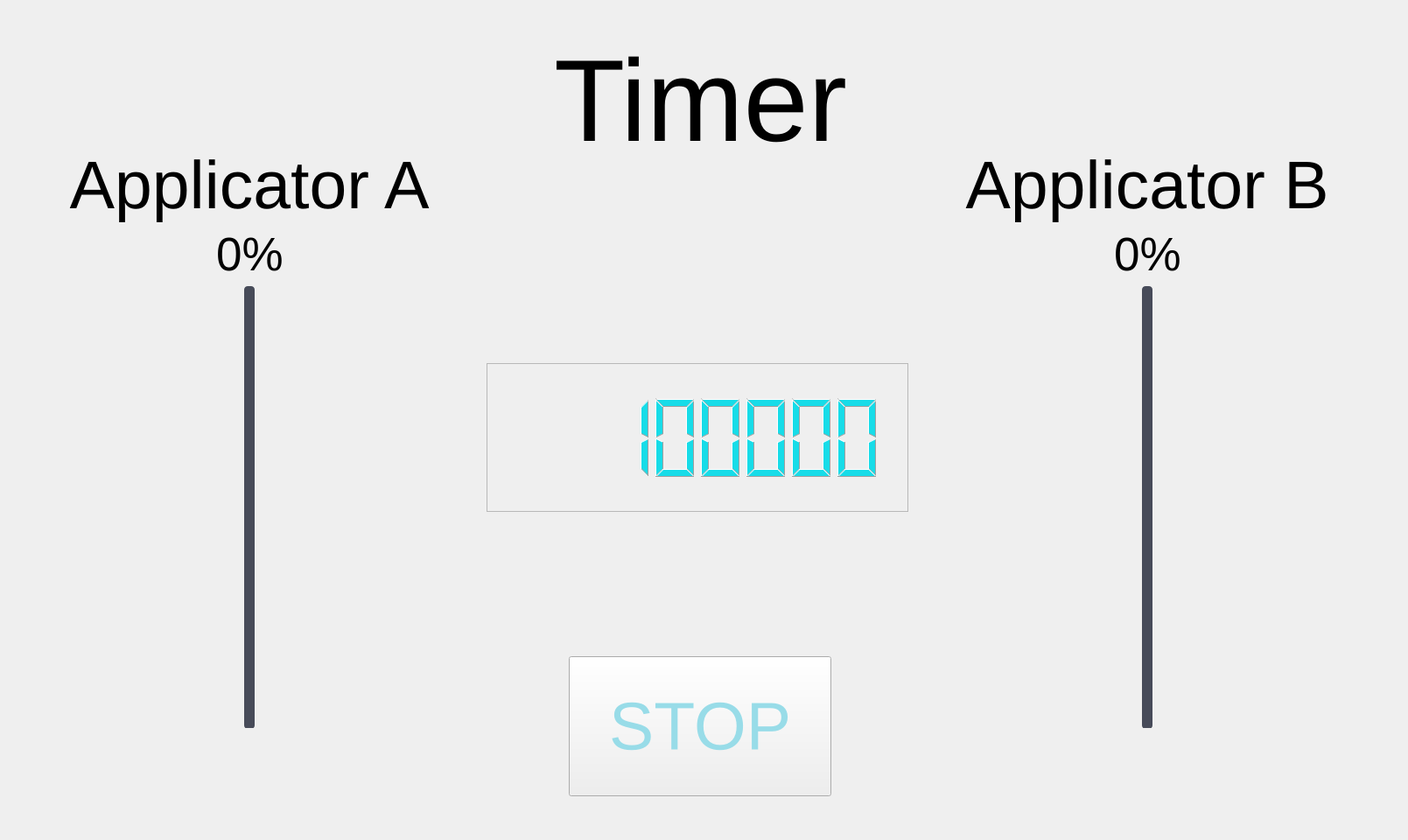
      <widget class="QWidget" name="timer_screen">
       <widget class="QFrame" name="frame">
        <property name="geometry">
         <rect>
          <x>0</x>
          <y>150</y>
          <width>1600</width>
          <height>700</height>
         </rect>
        </property>
        <layout class="QHBoxLayout" name="horizontalLayout_25">
         <item>
          <spacer name="horizontalSpacer_46">
           <property name="orientation">
            <enum>Qt::Horizontal</enum>
           </property>
           <property name="sizeType">
            <enum>QSizePolicy::Minimum</enum>
           </property>
           <property name="sizeHint" stdset="0">
            <size>
             <width>30</width>
             <height>20</height>
            </size>
           </property>
          </spacer>
         </item>
         <item>
          <widget class="QFrame" name="frame">
           <property name="sizePolicy">
            <sizepolicy hsizetype="Fixed" vsizetype="Preferred">
             <horstretch>0</horstretch>
             <verstretch>0</verstretch>
            </sizepolicy>
           </property>
           <layout class="QVBoxLayout" name="verticalLayout_12">
            <item>
             <widget class="QLabel" name="label_9">
              <property name="font">
               <font>
                <family>Segoe UI</family>
                <pointsize>58</pointsize>
               </font>
              </property>
              <property name="text">
               <string>Applicator A</string>
              </property>
              <property name="alignment">
               <set>Qt::AlignCenter</set>
              </property>
             </widget>
            </item>
            <item>
             <layout class="QHBoxLayout" name="horizontalLayout_23">
              <item>
               <spacer name="horizontalSpacer_42">
                <property name="orientation">
                 <enum>Qt::Horizontal</enum>
                </property>
                <property name="sizeHint" stdset="0">
                 <size>
                  <width>40</width>
                  <height>20</height>
                 </size>
                </property>
               </spacer>
              </item>
              <item>
               <widget class="QLabel" name="txt_app_a_indicator">
                <property name="font">
                 <font>
                  <family>Segoe UI</family>
                  <pointsize>40</pointsize>
                 </font>
                </property>
                <property name="text">
                 <string>0%</string>
                </property>
                <property name="alignment">
                 <set>Qt::AlignCenter</set>
                </property>
               </widget>
              </item>
              <item>
               <spacer name="horizontalSpacer_43">
                <property name="orientation">
                 <enum>Qt::Horizontal</enum>
                </property>
                <property name="sizeHint" stdset="0">
                 <size>
                  <width>40</width>
                  <height>20</height>
                 </size>
                </property>
               </spacer>
              </item>
             </layout>
            </item>
            <item>
             <layout class="QHBoxLayout" name="horizontalLayout_24">
              <item>
               <spacer name="horizontalSpacer_44">
                <property name="orientation">
                 <enum>Qt::Horizontal</enum>
                </property>
                <property name="sizeHint" stdset="0">
                 <size>
                  <width>40</width>
                  <height>20</height>
                 </size>
                </property>
               </spacer>
              </item>
              <item>
               <widget class="QSlider" name="slider_a">
                <property name="minimumSize">
                 <size>
                  <width>40</width>
                  <height>0</height>
                 </size>
                </property>
                <property name="styleSheet">
                 <string notr="true">.QSlider::groove:vertical {
border: none;
width: 10px;
background: grey;
margin: 1px;
border-radius: 2px;
}

.QSlider::add-page:vertical {
background: #5bbdea;
height: 6px;
border-radius: 4px;
}

.QSlider::sub-page:vertical {
background: #474b59;
height: 10px;
border-radius: 4px;
}

.QSlider::handle:vertical {
image: url(./images/slider_handle.png);
height: 40px;
margin: -30px;
margin-top: -8px;
margin-bottom: -8px;
}</string>
                </property>
                <property name="maximum">
                 <number>100</number>
                </property>
                <property name="orientation">
                 <enum>Qt::Vertical</enum>
                </property>
                <property name="invertedAppearance">
                 <bool>false</bool>
                </property>
               </widget>
              </item>
              <item>
               <spacer name="horizontalSpacer_45">
                <property name="orientation">
                 <enum>Qt::Horizontal</enum>
                </property>
                <property name="sizeHint" stdset="0">
                 <size>
                  <width>40</width>
                  <height>20</height>
                 </size>
                </property>
               </spacer>
              </item>
             </layout>
            </item>
           </layout>
          </widget>
         </item>
         <item>
          <spacer name="horizontalSpacer_47">
           <property name="orientation">
            <enum>Qt::Horizontal</enum>
           </property>
           <property name="sizeType">
            <enum>QSizePolicy::Maximum</enum>
           </property>
           <property name="sizeHint" stdset="0">
            <size>
             <width>10</width>
             <height>20</height>
            </size>
           </property>
          </spacer>
         </item>
         <item>
          <widget class="QFrame" name="frame">
           <property name="sizePolicy">
            <sizepolicy hsizetype="Fixed" vsizetype="Preferred">
             <horstretch>0</horstretch>
             <verstretch>0</verstretch>
            </sizepolicy>
           </property>
           <property name="minimumSize">
            <size>
             <width>500</width>
             <height>0</height>
            </size>
           </property>
           <layout class="QVBoxLayout" name="verticalLayout_13">
            <item>
             <spacer name="verticalSpacer_8">
              <property name="orientation">
               <enum>Qt::Vertical</enum>
              </property>
              <property name="sizeHint" stdset="0">
               <size>
                <width>20</width>
                <height>40</height>
               </size>
              </property>
             </spacer>
            </item>
            <item>
             <widget class="QFrame" name="frame_9">
              <property name="styleSheet">
               <string notr="true">.QFrame{
border-image: url(./images/frame11.png);
}</string>
              </property>
              <property name="frameShape">
               <enum>QFrame::StyledPanel</enum>
              </property>
              <property name="frameShadow">
               <enum>QFrame::Raised</enum>
              </property>
              <layout class="QVBoxLayout" name="verticalLayout_14">
               <property name="leftMargin">
                <number>20</number>
               </property>
               <property name="rightMargin">
                <number>20</number>
               </property>
               <item>
                <widget class="QLCDNumber" name="lcd_timer">
                 <property name="minimumSize">
                  <size>
                   <width>0</width>
                   <height>150</height>
                  </size>
                 </property>
                 <property name="styleSheet">
                  <string notr="true">.QLCDNumber{
	color:rgba(23, 220, 232,255);

}</string>
                 </property>
                 <property name="locale">
                  <locale language="English" country="UnitedStates"/>
                 </property>
                 <property name="frameShape">
                  <enum>QFrame::NoFrame</enum>
                 </property>
                 <property name="frameShadow">
                  <enum>QFrame::Plain</enum>
                 </property>
                 <property name="smallDecimalPoint">
                  <bool>false</bool>
                 </property>
                 <property name="digitCount">
                  <number>8</number>
                 </property>
                 <property name="segmentStyle">
                  <enum>QLCDNumber::Filled</enum>
                 </property>
                 <property name="value" stdset="0">
                  <double>88188188.000000000000000</double>
                 </property>
                 <property name="intValue" stdset="0">
                  <number>88188188</number>
                 </property>
                </widget>
               </item>
              </layout>
             </widget>
            </item>
            <item>
             <spacer name="verticalSpacer_9">
              <property name="orientation">
               <enum>Qt::Vertical</enum>
              </property>
              <property name="sizeHint" stdset="0">
               <size>
                <width>20</width>
                <height>40</height>
               </size>
              </property>
             </spacer>
            </item>
           </layout>
          </widget>
         </item>
         <item>
          <spacer name="horizontalSpacer_48">
           <property name="orientation">
            <enum>Qt::Horizontal</enum>
           </property>
           <property name="sizeType">
            <enum>QSizePolicy::Maximum</enum>
           </property>
           <property name="sizeHint" stdset="0">
            <size>
             <width>10</width>
             <height>20</height>
            </size>
           </property>
          </spacer>
         </item>
         <item>
          <widget class="QFrame" name="frame">
           <property name="sizePolicy">
            <sizepolicy hsizetype="Fixed" vsizetype="Preferred">
             <horstretch>0</horstretch>
             <verstretch>0</verstretch>
            </sizepolicy>
           </property>
           <layout class="QVBoxLayout" name="verticalLayout_11">
            <item>
             <widget class="QLabel" name="label_10">
              <property name="font">
               <font>
                <family>Segoe UI</family>
                <pointsize>58</pointsize>
               </font>
              </property>
              <property name="text">
               <string>Applicator B</string>
              </property>
              <property name="alignment">
               <set>Qt::AlignCenter</set>
              </property>
             </widget>
            </item>
            <item>
             <layout class="QHBoxLayout" name="horizontalLayout_22">
              <item>
               <spacer name="horizontalSpacer_40">
                <property name="orientation">
                 <enum>Qt::Horizontal</enum>
                </property>
                <property name="sizeHint" stdset="0">
                 <size>
                  <width>40</width>
                  <height>20</height>
                 </size>
                </property>
               </spacer>
              </item>
              <item>
               <widget class="QLabel" name="txt_app_b_indicator">
                <property name="font">
                 <font>
                  <family>Segoe UI</family>
                  <pointsize>40</pointsize>
                 </font>
                </property>
                <property name="text">
                 <string>0%</string>
                </property>
                <property name="alignment">
                 <set>Qt::AlignCenter</set>
                </property>
               </widget>
              </item>
              <item>
               <spacer name="horizontalSpacer_41">
                <property name="orientation">
                 <enum>Qt::Horizontal</enum>
                </property>
                <property name="sizeHint" stdset="0">
                 <size>
                  <width>40</width>
                  <height>20</height>
                 </size>
                </property>
               </spacer>
              </item>
             </layout>
            </item>
            <item>
             <layout class="QHBoxLayout" name="horizontalLayout_21">
              <item>
               <spacer name="horizontalSpacer_38">
                <property name="orientation">
                 <enum>Qt::Horizontal</enum>
                </property>
                <property name="sizeHint" stdset="0">
                 <size>
                  <width>40</width>
                  <height>20</height>
                 </size>
                </property>
               </spacer>
              </item>
              <item>
               <widget class="QSlider" name="slider_b">
                <property name="minimumSize">
                 <size>
                  <width>50</width>
                  <height>40</height>
                 </size>
                </property>
                <property name="styleSheet">
                 <string notr="true">.QSlider::groove:vertical {
border: none;
width: 10px;
background: grey;
margin: 1px;
border-radius: 2px;
}

.QSlider::add-page:vertical {
background: #5bbdea;
height: 6px;
border-radius: 4px;
}

.QSlider::sub-page:vertical {
background: #474b59;
height: 10px;
border-radius: 4px;
}

.QSlider::handle:vertical {
image: url(./images/slider_handle.png);
height: 40px;
margin: -30px;
margin-top: -8px;
margin-bottom: -8px;
}</string>
                </property>
                <property name="maximum">
                 <number>100</number>
                </property>
                <property name="orientation">
                 <enum>Qt::Vertical</enum>
                </property>
               </widget>
              </item>
              <item>
               <spacer name="horizontalSpacer_39">
                <property name="orientation">
                 <enum>Qt::Horizontal</enum>
                </property>
                <property name="sizeHint" stdset="0">
                 <size>
                  <width>40</width>
                  <height>20</height>
                 </size>
                </property>
               </spacer>
              </item>
             </layout>
            </item>
           </layout>
          </widget>
         </item>
         <item>
          <spacer name="horizontalSpacer_49">
           <property name="orientation">
            <enum>Qt::Horizontal</enum>
           </property>
           <property name="sizeType">
            <enum>QSizePolicy::Minimum</enum>
           </property>
           <property name="sizeHint" stdset="0">
            <size>
             <width>30</width>
             <height>20</height>
            </size>
           </property>
          </spacer>
         </item>
        </layout>
       </widget>
       <widget class="QFrame" name="frame">
        <property name="geometry">
         <rect>
          <x>0</x>
          <y>40</y>
          <width>1600</width>
          <height>150</height>
         </rect>
        </property>
        <layout class="QHBoxLayout" name="horizontalLayout_26">
         <item>
          <spacer name="horizontalSpacer_51">
           <property name="orientation">
            <enum>Qt::Horizontal</enum>
           </property>
           <property name="sizeHint" stdset="0">
            <size>
             <width>40</width>
             <height>20</height>
            </size>
           </property>
          </spacer>
         </item>
         <item>
          <widget class="QLabel" name="label_11">
           <property name="font">
            <font>
             <family>Segoe UI</family>
             <pointsize>100</pointsize>
             <weight>50</weight>
             <bold>false</bold>
            </font>
           </property>
           <property name="text">
            <string>Timer</string>
           </property>
          </widget>
         </item>
         <item>
          <spacer name="horizontalSpacer_52">
           <property name="orientation">
            <enum>Qt::Horizontal</enum>
           </property>
           <property name="sizeHint" stdset="0">
            <size>
             <width>40</width>
             <height>20</height>
            </size>
           </property>
          </spacer>
         </item>
        </layout>
       </widget>
       <widget class="QFrame" name="frame">
        <property name="geometry">
         <rect>
          <x>400</x>
          <y>710</y>
          <width>800</width>
          <height>241</height>
         </rect>
        </property>
        <layout class="QHBoxLayout" name="horizontalLayout_17">
         <item>
          <spacer name="horizontalSpacer_32">
           <property name="orientation">
            <enum>Qt::Horizontal</enum>
           </property>
           <property name="sizeHint" stdset="0">
            <size>
             <width>40</width>
             <height>20</height>
            </size>
           </property>
          </spacer>
         </item>
         <item>
          <widget class="QPushButton" name="btn_timer_stop">
           <property name="minimumSize">
            <size>
             <width>300</width>
             <height>160</height>
            </size>
           </property>
           <property name="maximumSize">
            <size>
             <width>110</width>
             <height>160</height>
            </size>
           </property>
           <property name="font">
            <font>
             <family>Segoe UI</family>
             <pointsize>58</pointsize>
            </font>
           </property>
           <property name="styleSheet">
            <string notr="true">.QPushButton {
	color:rgba(152, 220,232, 255);
	border-image: url(./images/button_background1.png)
}

.QPushButton:pressed {
	border-image: url(./images/button_background2.png)

}</string>
           </property>
           <property name="locale">
            <locale language="English" country="UnitedStates"/>
           </property>
           <property name="text">
            <string>STOP</string>
           </property>
          </widget>
         </item>
         <item>
          <spacer name="horizontalSpacer_37">
           <property name="orientation">
            <enum>Qt::Horizontal</enum>
           </property>
           <property name="sizeHint" stdset="0">
            <size>
             <width>40</width>
             <height>20</height>
            </size>
           </property>
          </spacer>
         </item>
        </layout>
       </widget>
      </widget>
